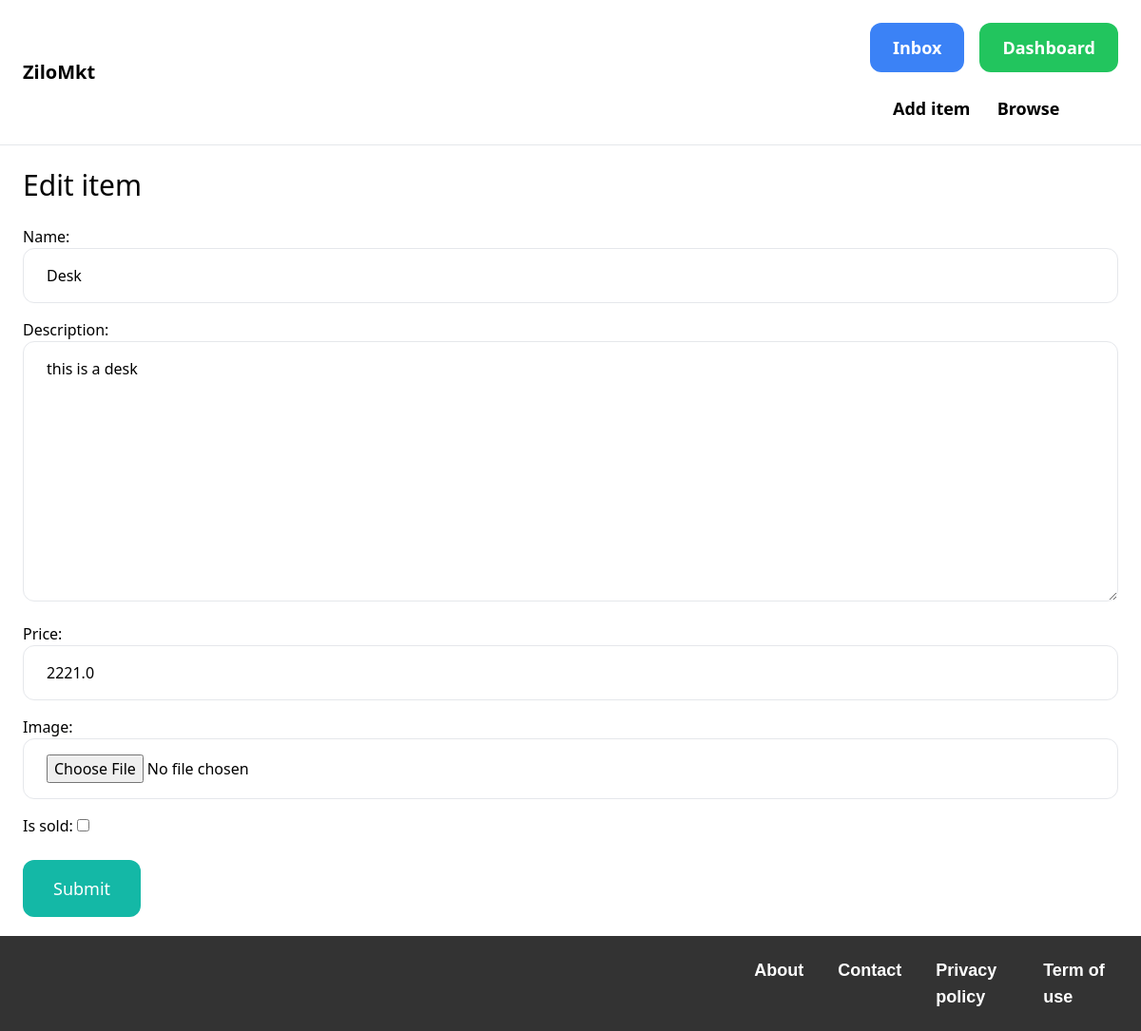
The page /items/3/edit/ (signed in) on the database its author committed.
### item/models.py (models this page shows, shortened)
class Item(models.Model):
    category = models.ForeignKey(Category, related_name='items', on_delete=models.CASCADE)
    name = models.CharField(max_length=255)
    description = models.TextField(blank=True, null=True)
    price = models.FloatField()
    image = models.ImageField(upload_to='item_images', blank=True, null=True)
    is_sold = models.BooleanField(default=False)
    created_by = models.ForeignKey(User, related_name='items', on_delete=models.CASCADE)
    created_at = models.DateTimeField(auto_now_add=True)

### item/views.py (the view)
# urls.py: path('<int:pk>/edit/', views.edit, name='edit'),
@login_required
def edit(request, pk):
    item = get_object_or_404(Item, pk=pk, created_by=request.user)
    if request.method == 'POST':
        form = EditItemForm(request.POST, request.FILES, instance=item)
        if form.is_valid():
            form.save()
            return redirect('item:detail', pk=item.id)
    else:
        form = EditItemForm(instance=item)
    return render(request, 'item/form.html', {
        'form': form,
        'title': 'Edit item',
    })

### item/forms.py
class EditItemForm(forms.ModelForm):
    class Meta:
        model = Item
        fields = ('name', 'description', 'price', 'image', 'is_sold')
        widgets = {
            'name': forms.TextInput(attrs={
                'class': INPUT_CLASSES
            }),
            'description': forms.Textarea(attrs={
                'class': INPUT_CLASSES
            }),
            'price': forms.TextInput(attrs={
                'class': INPUT_CLASSES
            }),
            'image': forms.FileInput(attrs={
                'class': INPUT_CLASSES
            })
        }

### item/templates/item/form.html (shortened to what this page needs)
{% extends 'core/base.html' %}
{% block content %}
<h1 class="mb-6 text-3xl">{{ title }}</h1>
<form method="post" action="." enctype="multipart/form-data">
    <div class="space-y-4">
        {{ form.as_p }}
    </div>
    <button class="mt-6 py-4 px-8 text-lg bg-teal-500 hover:bg-teal-700 rounded-xl text-white">Submit</button>
</form>
<br><br>
{% endblock %}

### core/templates/core/base.html (style rules this page uses)
html { position: relative; min-height: 100%; }
body { margin-bottom: 100px; }

### rows shown on the page
Item: name "Desk", description "this is a desk", price "2221.0"

### other values the page prints
{{ title }} "Edit item"
